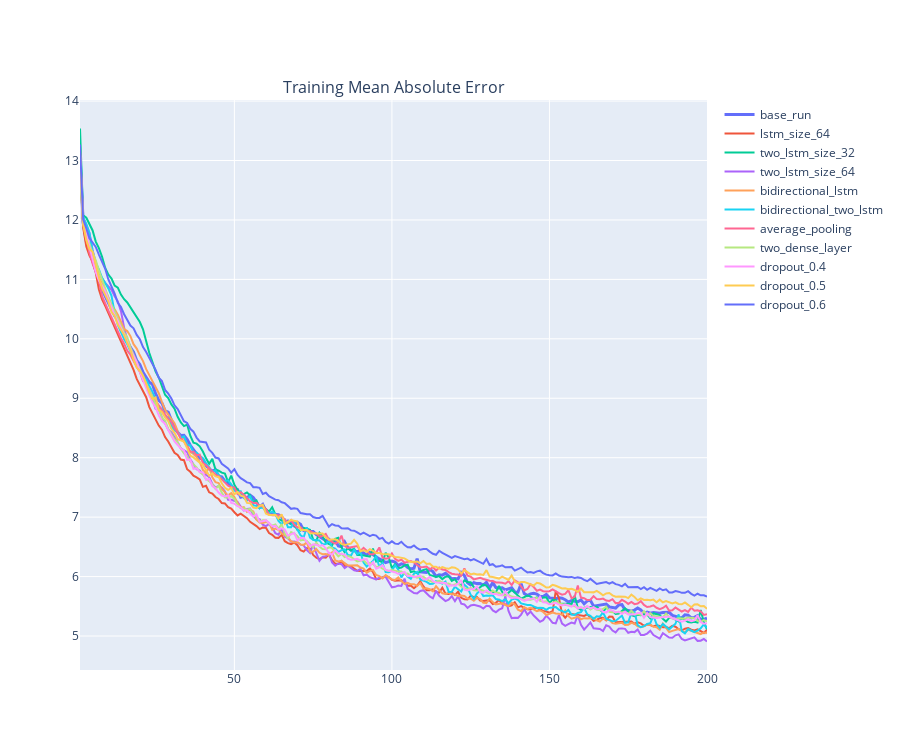

Write notebook code for a chart like this one.
### Code cell
fig = make_subplots(column_titles=["Training Mean Absolute Error"])
fig.update_layout(height=750)

fig.add_trace(go.Scatter(x=train_mae_IMT_11.index, y=train_mae_IMT_11["value"], name="base_run", line={"width":3}))
fig.add_trace(go.Scatter(x=train_mae_IMT_12.index, y=train_mae_IMT_12["value"], name="lstm_size_64"))
fig.add_trace(go.Scatter(x=train_mae_IMT_13.index, y=train_mae_IMT_13["value"], name="two_lstm_size_32"))
fig.add_trace(go.Scatter(x=train_mae_IMT_14.index, y=train_mae_IMT_14["value"], name="two_lstm_size_64"))
fig.add_trace(go.Scatter(x=train_mae_IMT_15.index, y=train_mae_IMT_15["value"], name="bidirectional_lstm"))
fig.add_trace(go.Scatter(x=train_mae_IMT_16.index, y=train_mae_IMT_16["value"], name="bidirectional_two_lstm"))
fig.add_trace(go.Scatter(x=train_mae_IMT_17.index, y=train_mae_IMT_17["value"], name="average_pooling"))
fig.add_trace(go.Scatter(x=train_mae_IMT_19.index, y=train_mae_IMT_19["value"], name="two_dense_layer"))
fig.add_trace(go.Scatter(x=train_mae_IMT_20.index, y=train_mae_IMT_20["value"], name="dropout_0.4"))
fig.add_trace(go.Scatter(x=train_mae_IMT_21.index, y=train_mae_IMT_21["value"], name="dropout_0.5"))
fig.add_trace(go.Scatter(x=train_mae_IMT_22.index, y=train_mae_IMT_22["value"], name="dropout_0.6"))

### Figure 1 — Plotly figure (JSON) as saved in the notebook; plotly's stock layout.template omitted (floating-point values rounded to 4 significant figures; data arrays with more than 128 entries replaced by an {"elided": "..."} marker saying what was removed)
{"data": [{"line": {"width": 3}, "name": "base_run", "type": "scatter", "x": {"elided": "200 int values"}, "y": {"elided": "200 float values"}}, {"name": "lstm_size_64", "type": "scatter", "x": {"elided": "200 int values"}, "y": {"elided": "200 float values"}}, {"name": "two_lstm_size_32", "type": "scatter", "x": {"elided": "200 int values"}, "y": {"elided": "200 float values"}}, {"name": "two_lstm_size_64", "type": "scatter", "x": {"elided": "200 int values"}, "y": {"elided": "200 float values"}}, {"name": "bidirectional_lstm", "type": "scatter", "x": {"elided": "200 int values"}, "y": {"elided": "200 float values"}}, {"name": "bidirectional_two_lstm", "type": "scatter", "x": {"elided": "200 int values"}, "y": {"elided": "200 float values"}}, {"name": "average_pooling", "type": "scatter", "x": {"elided": "200 int values"}, "y": {"elided": "200 float values"}}, {"name": "two_dense_layer", "type": "scatter", "x": {"elided": "200 int values"}, "y": {"elided": "200 float values"}}, {"name": "dropout_0.4", "type": "scatter", "x": {"elided": "200 int values"}, "y": {"elided": "200 float values"}}, {"name": "dropout_0.5", "type": "scatter", "x": {"elided": "200 int values"}, "y": {"elided": "200 float values"}}, {"name": "dropout_0.6", "type": "scatter", "x": {"elided": "200 int values"}, "y": {"elided": "200 float values"}}], "layout": {"annotations": [{"font": {"size": 16}, "showarrow": false, "text": "Training Mean Absolute Error", "x": 0.5, "xanchor": "center", "xref": "paper", "y": 1, "yanchor": "bottom", "yref": "paper"}], "height": 750, "xaxis": {"anchor": "y", "domain": [0, 1]}, "yaxis": {"anchor": "x", "domain": [0, 1]}}}
